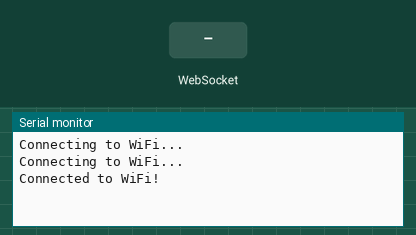
Recording of a sketch running on a simulated ESP32. On the bench: the last lines printed to the serial monitor. The inputs (shaded band) are chosen by the test bench. WiFi joins after 1.5 s; servers stay silent unless stated.

Above: at 3.2 s.
3.3 s: WebSocket text "1" received
At 3.6 s:
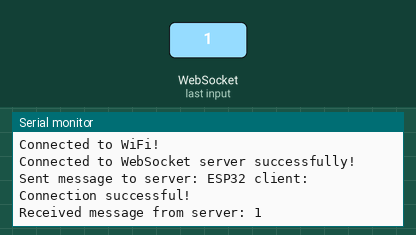
4.8 s: WebSocket text "0" received
At 5.8 s:
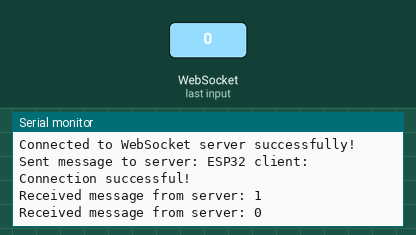
6.3 s: WebSocket text "2" received
At 7.0 s:
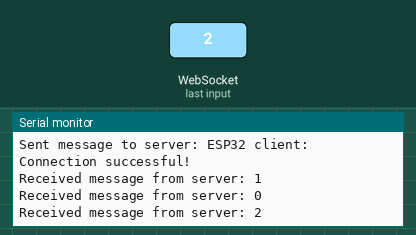

Measured:
- after the input at 3.3 s, the serial monitor: prints a new line at once (image 1)
- after the input at 4.8 s, the serial monitor: prints a new line at once (image 2)
- after the input at 6.3 s, the serial monitor: prints a new line at once (image 3)

The sketch:

websocket.ino
```cpp
#include <WiFi.h>
#include <WebSocketsClient.h>
#include <ArduinoJson.h>  // Include ArduinoJson library for JSON handling

// Wi-Fi credentials
const char* ssid = "D0806";
const char* password = "INSIDESD0806";

// WebSocket server IP (replace with your server IP)
const char* webSocketServer = "192.168.0.17"; // Node.js WebSocket Server IP

WebSocketsClient webSocket;

void setup() {
  Serial.begin(115200);

  // Connect to Wi-Fi
  WiFi.begin(ssid, password);
  while (WiFi.status() != WL_CONNECTED) {
    delay(1000);
    Serial.println("Connecting to WiFi...");
  }
  Serial.println("Connected to WiFi!");

  // Connect to WebSocket server on port 3001
  webSocket.begin(webSocketServer, 3001, "/");
  webSocket.onEvent(webSocketEvent); // Set event handler
}

void loop() {
  webSocket.loop(); // Keep checking WebSocket events

  // Send a message to the server every 15 seconds
  static unsigned long lastTime = 0;
  if (millis() - lastTime > 15000) {
    lastTime = millis();

    // Create a JSON object
    DynamicJsonDocument doc(1024);
    doc["event"] = "newMessage";
    doc["data"] = "Hello from ESP32 client!";

    // Convert JSON object to string
    String message;
    serializeJson(doc, message);

    // Send JSON message to server
    webSocket.sendTXT(message); // Send message to server
    Serial.println("Sent message to server: " + message);
  }
}

// WebSocket event handler
void webSocketEvent(WStype_t type, uint8_t *payload, size_t length) {
  if (type == WStype_CONNECTED) {
    // Connection established
    Serial.println("Connected to WebSocket server successfully!");

    // Send a message after successful connection
    String message = "ESP32 client: Connection successful!";
    webSocket.sendTXT(message);
    Serial.println("Sent message to server: " + message);
  }
  else if (type == WStype_DISCONNECTED) {
    Serial.println("Disconnected from WebSocket server.");
  }
  else if (type == WStype_ERROR) {
    Serial.println("WebSocket error occurred.");
  }
  else if (type == WStype_TEXT) {
    // Handle incoming messages from the server
    String receivedMessage = String((char*)payload);
    Serial.println("Received message from server: " + receivedMessage);

    // Example of what to do with the response (if it contains "Connection successful")
    if (receivedMessage.indexOf("Connection successful") != -1) {
      Serial.println("Successfully connected to the server! Server says: " + receivedMessage);
    }
  }
}
```
